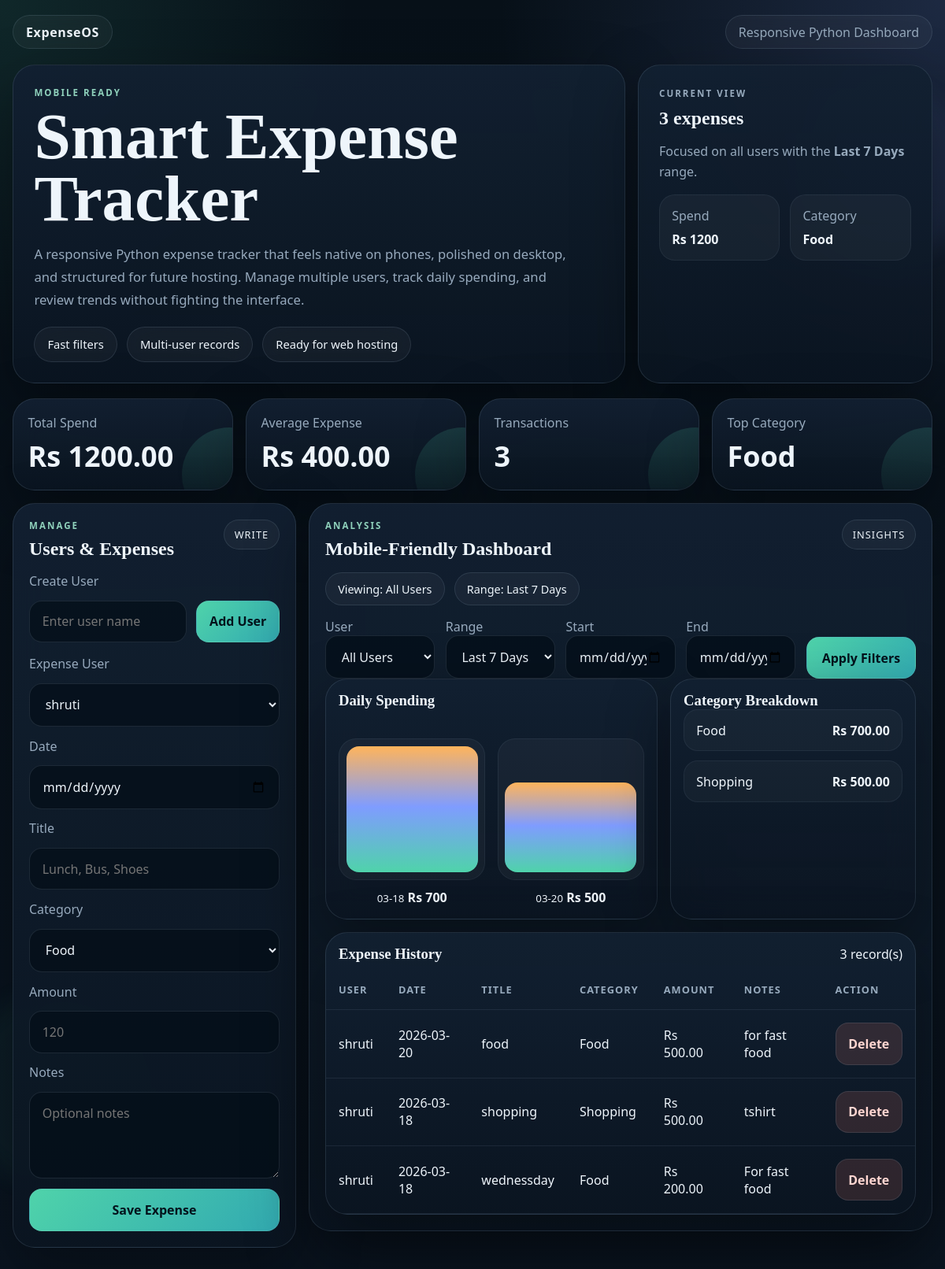
The page / on the database its author committed.
### tables this page shows
CREATE TABLE expenses (
                id INTEGER PRIMARY KEY AUTOINCREMENT,
                expense_date TEXT NOT NULL,
                title TEXT NOT NULL,
                category TEXT NOT NULL,
                amount REAL NOT NULL,
                notes TEXT DEFAULT '',
                created_at TEXT NOT NULL DEFAULT CURRENT_TIMESTAMP
            , user_id INTEGER);

CREATE TABLE users (
                id INTEGER PRIMARY KEY AUTOINCREMENT,
                username TEXT NOT NULL UNIQUE,
                created_at TEXT NOT NULL DEFAULT CURRENT_TIMESTAMP
            );

### web_app.py (the view)
@app.get("/")
def index():
    return render_template("index.html", **build_state())

### web_app.py (called while the page is built)
    def connect(self) -> sqlite3.Connection:
        connection = sqlite3.connect(self.db_path)
        connection.row_factory = sqlite3.Row
        connection.execute("PRAGMA foreign_keys = ON")
        return connection

    def fetch_users(self) -> list[sqlite3.Row]:
        with self.connect() as connection:
            return list(connection.execute("SELECT id, username FROM users ORDER BY lower(username)"))

    def fetch_expenses(
        self,
        user_id: int | None,
        preset: str,
        start_date: str = "",
        end_date: str = "",
    ) -> list[sqlite3.Row]:
        where_clause, params = self._build_filters(user_id, preset, start_date, end_date)
        query = f"""
            SELECT expenses.*, users.username
            FROM expenses
            LEFT JOIN users ON users.id = expenses.user_id
            {where_clause}
            ORDER BY expense_date DESC, expenses.id DESC
        """
        with self.connect() as connection:
            return list(connection.execute(query, params))

### templates/index.html (shortened to what this page needs)
<!doctype html>
<html lang="en">
  <head>
    <link rel="stylesheet" href="{{ url_for('static', filename='style.css') }}">
  </head>
  <body>
    <div class="ambient ambient-one"></div>
    <div class="ambient ambient-two"></div>
    <main class="page-shell">
      <section class="top-strip">
        <div class="brand-pill">ExpenseOS</div>
        <div class="meta-pill">Responsive Python Dashboard</div>
      </section>
      <section class="hero">
        <div class="hero-copy-wrap">
          <p class="eyebrow">Mobile Ready</p>
          <h1>Smart Expense Tracker</h1>
          <p class="hero-copy">A responsive Python expense tracker that feels native on phones, polished on desktop, and structured for future hosting. Manage multiple users, track daily spending, and review trends without fighting the interface.</p>
          <div class="hero-actions">
            <span class="action-chip">Fast filters</span>
            <span class="action-chip">Multi-user records</span>
            <span class="action-chip">Ready for web hosting</span>
          </div>
        </div>
        <div class="hero-side-card">
          <p class="eyebrow">Current View</p>
          <h2>{{ summary.count }} expense{{ '' if summary.count == 1 else 's' }}</h2>
          <p>Focused on {% if selected_user == 'all' %}all users{% else %}one user{% endif %} with the <strong>{{ preset }}</strong> range.</p>
          <div class="mini-stats">
            <div>
              <span>Spend</span>
              <strong>Rs {{ '%.0f'|format(summary.total) }}</strong>
            </div>
            <div>
              <span>Category</span>
              <strong>{{ summary.top_category }}</strong>
            </div>
          </div>
        </div>
      </section>
      <section class="stats-grid">
        <article class="stat-card">
          <span>Total Spend</span>
          <strong>Rs {{ '%.2f'|format(summary.total) }}</strong>
        </article>
        <article class="stat-card">
          <span>Average Expense</span>
          <strong>Rs {{ '%.2f'|format(summary.average) }}</strong>
        </article>
        <article class="stat-card">
          <span>Transactions</span>
          <strong>{{ summary.count }}</strong>
        </article>
        <article class="stat-card">
          <span>Top Category</span>
          <strong>{{ summary.top_category }}</strong>
        </article>
      </section>
      <section class="content-grid">
        <article class="panel">
          <div class="panel-head">
            <div>
              <p class="eyebrow">Manage</p>
              <h2>Users & Expenses</h2>
            </div>
            <span class="panel-tag">Write</span>
          </div>
          <form class="stack-form" method="post" action="{{ url_for('create_user') }}">
            <label for="username">Create User</label>
            <div class="inline-form">
              <input id="username" name="username" type="text" placeholder="Enter user name">
              <button type="submit">Add User</button>
            </div>
          </form>
          <form class="stack-form" method="post" action="{{ url_for('save_expense') }}">
            <label for="user_id">Expense User</label>
            <select id="user_id" name="user_id" required>
              {% for user in users %}
                <option value="{{ user.id }}" {% if selected_user == user.id|string %}selected{% endif %}>{{ user.username }}</option>
              {% endfor %}
            </select>
            <label for="expense_date">Date</label>
            <input id="expense_date" name="expense_date" type="date" value="{{ request.args.get('expense_date', '') or '' }}" required>
            <label for="title">Title</label>
            <input id="title" name="title" type="text" placeholder="Lunch, Bus, Shoes" required>
            <label for="category">Category</label>
            <select id="category" name="category">
              {% for category in categories %}
                <option value="{{ category }}">{{ category }}</option>
              {% endfor %}
            </select>
            <label for="amount">Amount</label>
            <input id="amount" name="amount" type="number" step="0.01" min="0.01" placeholder="120" required>
            <label for="notes">Notes</label>
            <textarea id="notes" name="notes" rows="3" placeholder="Optional notes"></textarea>
            <button class="primary-button" type="submit">Save Expense</button>
          </form>
        </article>
        <article class="panel panel-wide">
          <div class="panel-head">
            <div>
              <p class="eyebrow">Analysis</p>
              <h2>Mobile-Friendly Dashboard</h2>
            </div>
            <span class="panel-tag">Insights</span>
          </div>
          <div class="focus-ribbon">
            <span>Viewing: {{ selected_user_name }}</span>
            <span>Range: {{ preset }}</span>
          </div>
          <form class="filter-grid" method="get" action="{{ url_for('index') }}">
            <div>
              <label for="user">User</label>
              <select id="user" name="user">
                <option value="all" {% if selected_user == 'all' %}selected{% endif %}>All Users</option>
              </select>
            </div>
            <div>
              <label for="preset">Range</label>
              <select id="preset" name="preset">
                {% for option in presets %}
                  <option value="{{ option }}" {% if preset == option %}selected{% endif %}>{{ option }}</option>
                {% endfor %}
              </select>
            </div>
            <div>
              <label for="start">Start</label>
              <input id="start" name="start" type="date" value="{{ start_date }}">
            </div>
            <div>
              <label for="end">End</label>
              <input id="end" name="end" type="date" value="{{ end_date }}">
            </div>
            <button class="secondary-button" type="submit">Apply Filters</button>
          </form>
          <section class="chart-panel">
            <div class="chart-card">
              <h3>Daily Spending</h3>
              {% if summary.daily_totals %}
                <div class="bars">
                  {% for day, amount in summary.daily_totals.items() %}
                    <div class="bar-item">
                      <div class="bar-track">
                        <span class="bar-fill" style="height: {{ ((amount / summary.chart_max) * 100) if summary.chart_max else 0 }}%"></span>
                      </div>
                      <small>{{ day[5:] }}</small>
                      <strong>Rs {{ '%.0f'|format(amount) }}</strong>
                    </div>
                  {% endfor %}
                </div>
              {% else %}
                <p class="empty-state">No expense data in this date range yet.</p>
              {% endif %}
            </div>
            <div class="chart-card">
              <h3>Category Breakdown</h3>
              {% if summary.category_totals %}
                <ul class="category-list">
                  {% for category, amount in summary.category_totals.items() %}
                    <li>
                      <span>{{ category }}</span>
                      <strong>Rs {{ '%.2f'|format(amount) }}</strong>
                    </li>
                  {% endfor %}
                </ul>
              {% else %}
                <p class="empty-state">Add a few expenses to see category totals.</p>
              {% endif %}
            </div>
          </section>
          <section class="table-wrap">
            <div class="table-head">
              <h3>Expense History</h3>
              <span>{{ expenses|length }} record(s)</span>
            </div>
            <div class="responsive-table">
              <table>
                <thead>
                  <tr>
                    <th>User</th>
                    <th>Date</th>
                    <th>Title</th>
                    <th>Category</th>
                    <th>Amount</th>
                    <th>Notes</th>
                    <th>Action</th>
                  </tr>
                </thead>
                <tbody>
                  {% for expense in expenses %}
                    <tr>
                      <td data-label="User">{{ expense.username }}</td>
                      <td data-label="Date">{{ expense.expense_date }}</td>
                      <td data-label="Title">{{ expense.title }}</td>
                      <td data-label="Category">{{ expense.category }}</td>
                      <td data-label="Amount">Rs {{ '%.2f'|format(expense.amount) }}</td>
                      <td data-label="Notes">{{ expense.notes or '-' }}</td>
                      <td data-label="Action">
                        <form method="post" action="{{ url_for('delete_expense', expense_id=expense.id) }}">
                          <button class="danger-button" type="submit">Delete</button>
                        </form>
                      </td>
                    </tr>
                  {% else %}
                    <tr>
                      <td colspan="7" class="empty-row">No expenses found for this filter.</td>
                    </tr>
                  {% endfor %}
                </tbody>
              </table>
            </div>
          </section>
        </article>
      </section>
    </main>
  </body>
</html>

### rows shown on the page
expenses: top_category "Food", {{ ((amount / summary.chart_max) * 100) if summary.chart_max else 0 }} 71.42857142857143 (drawn), expense_date "03-20", amount "500", category "Food", amount "700.00", username "shruti", expense_date "2026-03-20", title "food", amount "500.00", notes "for fast food"
expenses: {{ ((amount / summary.chart_max) * 100) if summary.chart_max else 0 }} 100.0 (drawn), expense_date "03-18", amount "700", category "Shopping", amount "500.00", username "shruti", expense_date "2026-03-18", title "shopping", notes "tshirt"
expenses: username "shruti", expense_date "2026-03-18", title "wednessday", category "Food", amount "200.00", notes "For fast food"

### other values the page prints
{{ summary.count }} "3"
{{ '' if summary.count == 1 else 's' }} "s"
{{ preset }} "Last 7 Days"
{{ '%.0f'|format(summary.total) }} "1200"
{{ '%.2f'|format(summary.total) }} "1200.00"
{{ '%.2f'|format(summary.average) }} "400.00"
{{ selected_user_name }} "All Users"
{{ expenses|length }} "3"
form field user_id "shruti"
form field category "Food"
form field preset "Last 7 Days"
